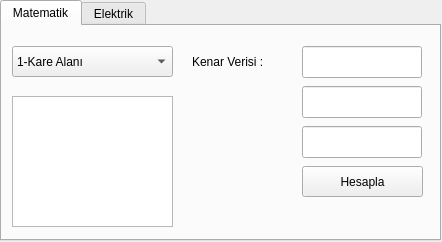
<?xml version="1.0" encoding="UTF-8"?>
<ui version="4.0">
 <class>MainWindow</class>
 <widget class="QMainWindow" name="MainWindow">
  <property name="geometry">
   <rect>
    <x>0</x>
    <y>0</y>
    <width>442</width>
    <height>242</height>
   </rect>
  </property>
  <property name="maximumSize">
   <size>
    <width>442</width>
    <height>242</height>
   </size>
  </property>
  <property name="windowTitle">
   <string>Formül Makinesi | Maresal PRM</string>
  </property>
  <widget class="QWidget" name="centralwidget">
   <widget class="QTabWidget" name="tabWidget">
    <property name="geometry">
     <rect>
      <x>0</x>
      <y>0</y>
      <width>441</width>
      <height>241</height>
     </rect>
    </property>
    <property name="tabShape">
     <enum>QTabWidget::Rounded</enum>
    </property>
    <property name="currentIndex">
     <number>0</number>
    </property>
    <widget class="QWidget" name="tab">
     <attribute name="title">
      <string>Matematik</string>
     </attribute>
     <widget class="QComboBox" name="comboBox">
      <property name="geometry">
       <rect>
        <x>10</x>
        <y>20</y>
        <width>161</width>
        <height>31</height>
       </rect>
      </property>
      <item>
       <property name="text">
        <string>1-Kare Alanı</string>
       </property>
      </item>
      <item>
       <property name="text">
        <string>2-Dikdörtgen Alanı</string>
       </property>
      </item>
      <item>
       <property name="text">
        <string>3-Yamuk Alanı</string>
       </property>
      </item>
      <item>
       <property name="text">
        <string>4-Paralel Kenarın Alanı</string>
       </property>
      </item>
      <item>
       <property name="text">
        <string>5-Silindir Hacmi</string>
       </property>
      </item>
      <item>
       <property name="text">
        <string>6-Küpün Hacmi</string>
       </property>
      </item>
      <item>
       <property name="text">
        <string>7-Dikdörtgen Prizmasının Hacmi</string>
       </property>
      </item>
      <item>
       <property name="text">
        <string>8-Kare Prizmanın Hacmi</string>
       </property>
      </item>
      <item>
       <property name="text">
        <string>9-Dik Prizmaların Hacmi</string>
       </property>
      </item>
      <item>
       <property name="text">
        <string>10-Çemberin ve Dairenin Çevresi</string>
       </property>
      </item>
     </widget>
     <widget class="QLineEdit" name="lineEdit">
      <property name="geometry">
       <rect>
        <x>300</x>
        <y>20</y>
        <width>120</width>
        <height>32</height>
       </rect>
      </property>
     </widget>
     <widget class="QLineEdit" name="lineEdit_2">
      <property name="geometry">
       <rect>
        <x>300</x>
        <y>60</y>
        <width>120</width>
        <height>32</height>
       </rect>
      </property>
     </widget>
     <widget class="QLineEdit" name="lineEdit_3">
      <property name="geometry">
       <rect>
        <x>300</x>
        <y>100</y>
        <width>120</width>
        <height>32</height>
       </rect>
      </property>
     </widget>
     <widget class="QLabel" name="label">
      <property name="geometry">
       <rect>
        <x>190</x>
        <y>20</y>
        <width>111</width>
        <height>31</height>
       </rect>
      </property>
      <property name="text">
       <string>Kenar Verisi :</string>
      </property>
     </widget>
     <widget class="QLabel" name="label_2">
      <property name="geometry">
       <rect>
        <x>190</x>
        <y>100</y>
        <width>111</width>
        <height>31</height>
       </rect>
      </property>
      <property name="text">
       <string/>
      </property>
     </widget>
     <widget class="QLabel" name="label_3">
      <property name="geometry">
       <rect>
        <x>190</x>
        <y>60</y>
        <width>111</width>
        <height>31</height>
       </rect>
      </property>
      <property name="text">
       <string/>
      </property>
     </widget>
     <widget class="QTextBrowser" name="textBrowser">
      <property name="geometry">
       <rect>
        <x>10</x>
        <y>70</y>
        <width>161</width>
        <height>131</height>
       </rect>
      </property>
     </widget>
     <widget class="QPushButton" name="pushButton">
      <property name="geometry">
       <rect>
        <x>300</x>
        <y>140</y>
        <width>121</width>
        <height>31</height>
       </rect>
      </property>
      <property name="text">
       <string>Hesapla</string>
      </property>
     </widget>
    </widget>
    <widget class="QWidget" name="tab_2">
     <attribute name="title">
      <string>Elektrik</string>
     </attribute>
     <widget class="QLineEdit" name="lineEdit_4">
      <property name="geometry">
       <rect>
        <x>300</x>
        <y>60</y>
        <width>120</width>
        <height>32</height>
       </rect>
      </property>
     </widget>
     <widget class="QLineEdit" name="lineEdit_5">
      <property name="geometry">
       <rect>
        <x>300</x>
        <y>20</y>
        <width>120</width>
        <height>32</height>
       </rect>
      </property>
     </widget>
     <widget class="QLabel" name="label_4">
      <property name="geometry">
       <rect>
        <x>190</x>
        <y>60</y>
        <width>111</width>
        <height>31</height>
       </rect>
      </property>
      <property name="text">
       <string>Direnç :</string>
      </property>
     </widget>
     <widget class="QLabel" name="label_5">
      <property name="geometry">
       <rect>
        <x>190</x>
        <y>100</y>
        <width>111</width>
        <height>31</height>
       </rect>
      </property>
      <property name="text">
       <string/>
      </property>
     </widget>
     <widget class="QLineEdit" name="lineEdit_6">
      <property name="geometry">
       <rect>
        <x>300</x>
        <y>100</y>
        <width>120</width>
        <height>32</height>
       </rect>
      </property>
     </widget>
     <widget class="QComboBox" name="comboBox_2">
      <property name="geometry">
       <rect>
        <x>10</x>
        <y>20</y>
        <width>161</width>
        <height>31</height>
       </rect>
      </property>
      <item>
       <property name="text">
        <string>1-Akım Şiddeti</string>
       </property>
      </item>
      <item>
       <property name="text">
        <string>2-Direnç Hesabı</string>
       </property>
      </item>
      <item>
       <property name="text">
        <string>3-Gerilim Hesabı</string>
       </property>
      </item>
      <item>
       <property name="text">
        <string>4-Kondansatorde Depolanan Enerji Hesabı</string>
       </property>
      </item>
      <item>
       <property name="text">
        <string>5-Sığa Hesabı</string>
       </property>
      </item>
     </widget>
     <widget class="QTextBrowser" name="textBrowser_2">
      <property name="geometry">
       <rect>
        <x>10</x>
        <y>70</y>
        <width>161</width>
        <height>131</height>
       </rect>
      </property>
     </widget>
     <widget class="QPushButton" name="pushButton_2">
      <property name="geometry">
       <rect>
        <x>300</x>
        <y>140</y>
        <width>121</width>
        <height>31</height>
       </rect>
      </property>
      <property name="text">
       <string>Hesapla</string>
      </property>
     </widget>
     <widget class="QLabel" name="label_6">
      <property name="geometry">
       <rect>
        <x>190</x>
        <y>20</y>
        <width>111</width>
        <height>31</height>
       </rect>
      </property>
      <property name="text">
       <string>Gerilim :</string>
      </property>
     </widget>
    </widget>
   </widget>
  </widget>
  <widget class="QMenuBar" name="menubar">
   <property name="geometry">
    <rect>
     <x>0</x>
     <y>0</y>
     <width>442</width>
     <height>21</height>
    </rect>
   </property>
  </widget>
 </widget>
 <resources/>
 <connections/>
</ui>
